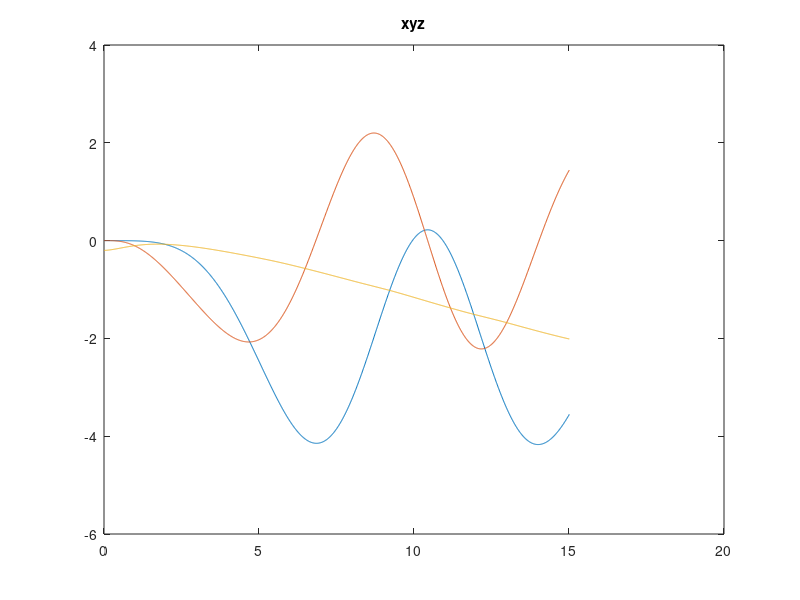
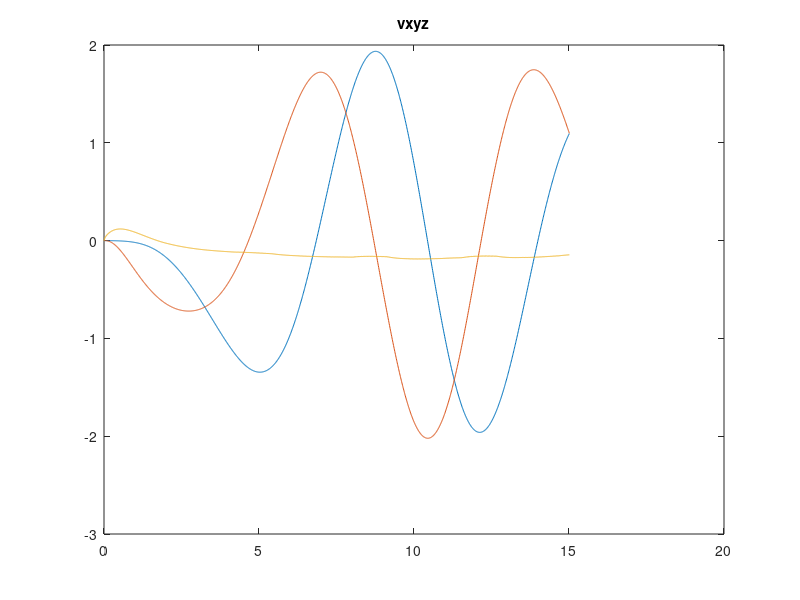

Recreate these plots in MATLAB, in order. (Note: this script raises an error after producing the figures.)
clear all
load states.mat
load control.mat
close all
xyz = state(:, 1:3);
vxyz = state(:, 4:6);
quat = state(:, 7:10);
pqr = state(:, 11:13);

plot(time, xyz);
title('xyz')

figure
plot(time, vxyz)
title('vxyz')

figure
plot(time, 180/pi*quat2eul(quat))
title('ypr')
legend

figure
plot(time, control)
title('control array')

figure
plot(time, pqr)
title('turn rate')

figure
plot(control_time, control_premix)
title('control before mixing')
legend